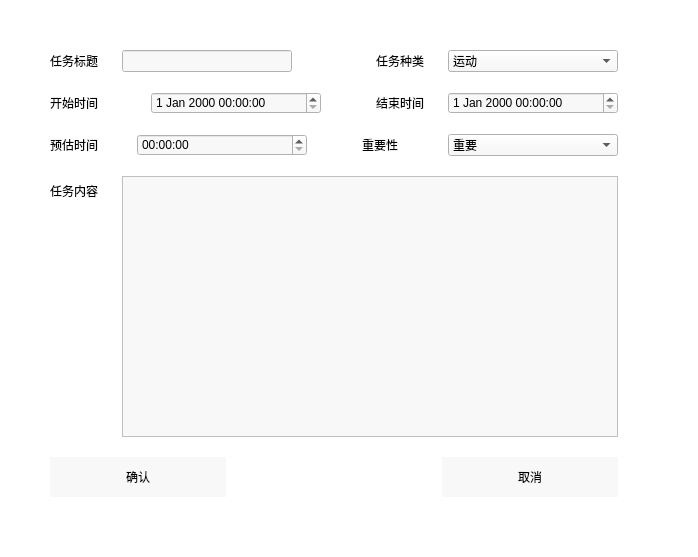
<?xml version="1.0" encoding="UTF-8"?>
<ui version="4.0">
 <class>dialog</class>
 <widget class="QDialog" name="dialog">
  <property name="geometry">
   <rect>
    <x>0</x>
    <y>0</y>
    <width>698</width>
    <height>557</height>
   </rect>
  </property>
  <property name="windowTitle">
   <string>添加任务</string>
  </property>
  <property name="styleSheet">
   <string notr="true">background-color: rgb(255, 255, 255);</string>
  </property>
  <layout class="QVBoxLayout" name="verticalLayout_3">
   <property name="spacing">
    <number>0</number>
   </property>
   <property name="leftMargin">
    <number>50</number>
   </property>
   <property name="topMargin">
    <number>50</number>
   </property>
   <property name="rightMargin">
    <number>80</number>
   </property>
   <property name="bottomMargin">
    <number>60</number>
   </property>
   <item>
    <layout class="QVBoxLayout" name="verticalLayout_2" stretch="1,1,1,10,1">
     <property name="spacing">
      <number>20</number>
     </property>
     <item>
      <layout class="QHBoxLayout" name="horizontalLayout" stretch="1,3,1,1,3">
       <property name="spacing">
        <number>24</number>
       </property>
       <item>
        <widget class="QLabel" name="label">
         <property name="maximumSize">
          <size>
           <width>60</width>
           <height>16777215</height>
          </size>
         </property>
         <property name="styleSheet">
          <string notr="true">font-family:微软雅黑</string>
         </property>
         <property name="text">
          <string>任务标题</string>
         </property>
        </widget>
       </item>
       <item>
        <widget class="QLineEdit" name="title">
         <property name="minimumSize">
          <size>
           <width>170</width>
           <height>0</height>
          </size>
         </property>
         <property name="styleSheet">
          <string notr="true">background-color: rgb(248, 248, 248);
font-family:微软雅黑</string>
         </property>
        </widget>
       </item>
       <item>
        <widget class="QLabel" name="label_8">
         <property name="text">
          <string/>
         </property>
        </widget>
       </item>
       <item>
        <widget class="QLabel" name="label_2">
         <property name="sizePolicy">
          <sizepolicy hsizetype="Fixed" vsizetype="Fixed">
           <horstretch>0</horstretch>
           <verstretch>0</verstretch>
          </sizepolicy>
         </property>
         <property name="maximumSize">
          <size>
           <width>16777215</width>
           <height>16777215</height>
          </size>
         </property>
         <property name="styleSheet">
          <string notr="true">
font-family:微软雅黑</string>
         </property>
         <property name="text">
          <string>任务种类</string>
         </property>
        </widget>
       </item>
       <item>
        <widget class="QComboBox" name="type">
         <property name="sizePolicy">
          <sizepolicy hsizetype="Fixed" vsizetype="Fixed">
           <horstretch>0</horstretch>
           <verstretch>0</verstretch>
          </sizepolicy>
         </property>
         <property name="minimumSize">
          <size>
           <width>170</width>
           <height>0</height>
          </size>
         </property>
         <property name="maximumSize">
          <size>
           <width>150</width>
           <height>16777215</height>
          </size>
         </property>
         <property name="styleSheet">
          <string notr="true">background-color: rgb(248, 248, 248);
font-family:微软雅黑</string>
         </property>
         <item>
          <property name="text">
           <string>运动</string>
          </property>
         </item>
         <item>
          <property name="text">
           <string>学习</string>
          </property>
         </item>
         <item>
          <property name="text">
           <string>娱乐</string>
          </property>
         </item>
         <item>
          <property name="text">
           <string>生活</string>
          </property>
         </item>
        </widget>
       </item>
      </layout>
     </item>
     <item>
      <layout class="QHBoxLayout" name="horizontalLayout_2" stretch="1,3,0,3,1">
       <property name="spacing">
        <number>24</number>
       </property>
       <item>
        <widget class="QLabel" name="label_3">
         <property name="styleSheet">
          <string notr="true">
font-family:微软雅黑</string>
         </property>
         <property name="text">
          <string>开始时间</string>
         </property>
        </widget>
       </item>
       <item>
        <widget class="QDateTimeEdit" name="start">
         <property name="minimumSize">
          <size>
           <width>170</width>
           <height>0</height>
          </size>
         </property>
         <property name="maximumSize">
          <size>
           <width>170</width>
           <height>16777215</height>
          </size>
         </property>
         <property name="styleSheet">
          <string notr="true">background-color: rgb(248, 248, 248);
font-family:微软雅黑</string>
         </property>
        </widget>
       </item>
       <item>
        <widget class="QLabel" name="label_11">
         <property name="text">
          <string/>
         </property>
        </widget>
       </item>
       <item>
        <widget class="QLabel" name="label_4">
         <property name="sizePolicy">
          <sizepolicy hsizetype="Fixed" vsizetype="Fixed">
           <horstretch>0</horstretch>
           <verstretch>0</verstretch>
          </sizepolicy>
         </property>
         <property name="styleSheet">
          <string notr="true">
font-family:微软雅黑</string>
         </property>
         <property name="text">
          <string>结束时间</string>
         </property>
        </widget>
       </item>
       <item>
        <widget class="QDateTimeEdit" name="end">
         <property name="sizePolicy">
          <sizepolicy hsizetype="Fixed" vsizetype="Fixed">
           <horstretch>0</horstretch>
           <verstretch>0</verstretch>
          </sizepolicy>
         </property>
         <property name="minimumSize">
          <size>
           <width>170</width>
           <height>0</height>
          </size>
         </property>
         <property name="maximumSize">
          <size>
           <width>170</width>
           <height>16777215</height>
          </size>
         </property>
         <property name="styleSheet">
          <string notr="true">background-color: rgb(248, 248, 248);
font-family:微软雅黑</string>
         </property>
        </widget>
       </item>
      </layout>
     </item>
     <item>
      <layout class="QHBoxLayout" name="horizontalLayout_3" stretch="1,3,0,1,3">
       <property name="spacing">
        <number>24</number>
       </property>
       <item>
        <widget class="QLabel" name="label_5">
         <property name="styleSheet">
          <string notr="true">
font-family:微软雅黑</string>
         </property>
         <property name="text">
          <string>预估时间</string>
         </property>
        </widget>
       </item>
       <item>
        <widget class="QTimeEdit" name="time">
         <property name="minimumSize">
          <size>
           <width>170</width>
           <height>0</height>
          </size>
         </property>
         <property name="maximumSize">
          <size>
           <width>170</width>
           <height>16777215</height>
          </size>
         </property>
         <property name="styleSheet">
          <string notr="true">background-color: rgb(248, 248, 248);
font-family:微软雅黑</string>
         </property>
        </widget>
       </item>
       <item>
        <widget class="QLabel" name="label_12">
         <property name="text">
          <string/>
         </property>
        </widget>
       </item>
       <item>
        <widget class="QLabel" name="label_6">
         <property name="styleSheet">
          <string notr="true">
font-family:微软雅黑</string>
         </property>
         <property name="text">
          <string>重要性</string>
         </property>
        </widget>
       </item>
       <item>
        <widget class="QComboBox" name="importance">
         <property name="sizePolicy">
          <sizepolicy hsizetype="Fixed" vsizetype="Fixed">
           <horstretch>0</horstretch>
           <verstretch>0</verstretch>
          </sizepolicy>
         </property>
         <property name="minimumSize">
          <size>
           <width>170</width>
           <height>22</height>
          </size>
         </property>
         <property name="maximumSize">
          <size>
           <width>150</width>
           <height>16777215</height>
          </size>
         </property>
         <property name="styleSheet">
          <string notr="true">background-color: rgb(248, 248, 248);
font-family:微软雅黑</string>
         </property>
         <item>
          <property name="text">
           <string>重要</string>
          </property>
         </item>
         <item>
          <property name="text">
           <string>不重要</string>
          </property>
         </item>
        </widget>
       </item>
      </layout>
     </item>
     <item>
      <layout class="QHBoxLayout" name="horizontalLayout_4">
       <property name="spacing">
        <number>24</number>
       </property>
       <property name="bottomMargin">
        <number>0</number>
       </property>
       <item>
        <layout class="QVBoxLayout" name="verticalLayout">
         <item>
          <widget class="QLabel" name="label_7">
           <property name="maximumSize">
            <size>
             <width>16777215</width>
             <height>30</height>
            </size>
           </property>
           <property name="styleSheet">
            <string notr="true">
font-family:微软雅黑</string>
           </property>
           <property name="text">
            <string>任务内容</string>
           </property>
          </widget>
         </item>
         <item>
          <widget class="QLabel" name="label_9">
           <property name="text">
            <string/>
           </property>
          </widget>
         </item>
        </layout>
       </item>
       <item>
        <widget class="QTextEdit" name="content">
         <property name="styleSheet">
          <string notr="true">background-color: rgb(248, 248, 248);
font-family:微软雅黑</string>
         </property>
        </widget>
       </item>
      </layout>
     </item>
     <item>
      <layout class="QHBoxLayout" name="horizontalLayout_5">
       <item>
        <widget class="QPushButton" name="confirmButton">
         <property name="minimumSize">
          <size>
           <width>0</width>
           <height>40</height>
          </size>
         </property>
         <property name="styleSheet">
          <string notr="true">QPushButton{
	font-family:微软雅黑;
	background-color: rgb(248, 248, 248);
	border: none;
}
QPushButton:hover{
	font-family:微软雅黑;
	color:white;
	background-color: rgb(0, 171, 214);
	border: none;
}
QPushButton:pressed{
	font-family:微软雅黑;
	background-color: rgb(233, 237, 238);
	border: none;
}
</string>
         </property>
         <property name="text">
          <string>确认</string>
         </property>
        </widget>
       </item>
       <item>
        <widget class="QLabel" name="label_10">
         <property name="text">
          <string/>
         </property>
        </widget>
       </item>
       <item>
        <widget class="QPushButton" name="cancelButton">
         <property name="minimumSize">
          <size>
           <width>0</width>
           <height>40</height>
          </size>
         </property>
         <property name="styleSheet">
          <string notr="true">QPushButton{
	font-family:微软雅黑;
	background-color: rgb(248, 248, 248);
	border: none;
}
QPushButton:hover{
	font-family:微软雅黑;	
	color:white;
	background-color: rgb(0, 171, 214);
	border: none;
}
QPushButton:pressed{
	font-family:微软雅黑;
	background-color: rgb(233, 237, 238);
	border: none;
}
</string>
         </property>
         <property name="text">
          <string>取消</string>
         </property>
        </widget>
       </item>
      </layout>
     </item>
    </layout>
   </item>
  </layout>
 </widget>
 <resources/>
 <connections/>
</ui>
